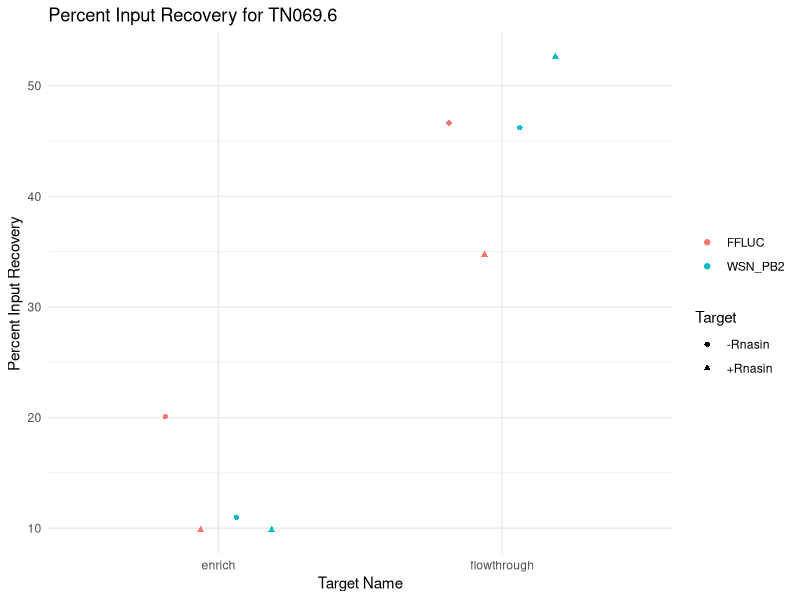
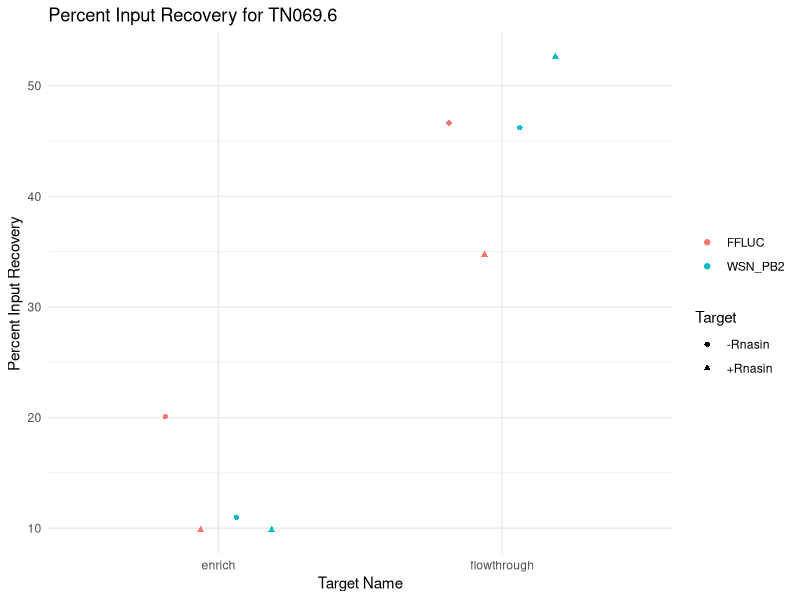

The R script that drew these images, in order:
library(tidyverse)

# Import data
df <- read.csv("TN069/69.6/TN069.6_filtered.csv")

# Summarize mean CT values
data <- df %>%
  group_by(Sample.Name, Target.Name) %>%
    summarize(
        Mean.CT = mean(CT, na.rm = TRUE), 
        .groups = 'drop'
        ) %>%
    separate(Sample.Name, into = c("target", "enrich"), sep = "_") %>%
    pivot_wider(names_from = enrich, values_from = Mean.CT)
print(data)
# Calculate dCT, foldchange, and percent recovery
data <- data %>%
    mutate(
        across(
            .cols = c("enrich", "flowthrough"),
            .fns = ~ .x - input  + log2(0.1^-1),
            .names = "dCT_{.col}" 
        )
    ) %>%
    mutate(across(
        .cols = starts_with("dCT_"),
        .fns = ~ 2^(-.x),
        .names = "foldchange_{.col}"
    )) %>%
    rename_with(
        .cols = starts_with("foldchange_"),
        .fn = ~ str_replace(.x, "foldchange_dCT_", "foldchange_")
    ) %>%
    mutate(
        across(
            .cols = starts_with("foldchange_"),
            .fns = ~ .x * 100,
            .names = "percent_input_{.col}"
        )) %>%
    rename_with(
        .cols = starts_with("percent_input_"),
        .fn = ~ str_replace(.x, "percent_input_foldchange_", "percent_input_")
    )
print(data)
write.csv(data, "TN069/69.6/TN069.6_recovery_calculations.csv", row.names = FALSE)

# plot percent recovery
plot_data <- data %>%
    select(Target.Name, starts_with("percent_input_"), target) %>%
    rename_with(
        .cols = starts_with("percent_input_"),
        .fn = ~ str_replace(.x, "percent_input_", "")
    ) %>%
    pivot_longer(
        cols = c("enrich", "flowthrough"),
        names_to = "condition",
        values_to = "percent_input"
    )
p <- ggplot(plot_data, aes(x = condition, y = percent_input, color = Target.Name, shape = target)) +
    geom_point(stat = "identity", position = position_dodge(width = 0.5)) +
    labs(
        title = "Percent Input Recovery for TN069.6",
        x = "Target Name",
        y = "Percent Input Recovery",
        color = "",
        shape = "Target"
    ) +
    theme_minimal()
print(p)
ggsave("TN069/69.6/TN069.6_percent_input_recovery_plot.png", plot = p, width = 8, height = 6)
